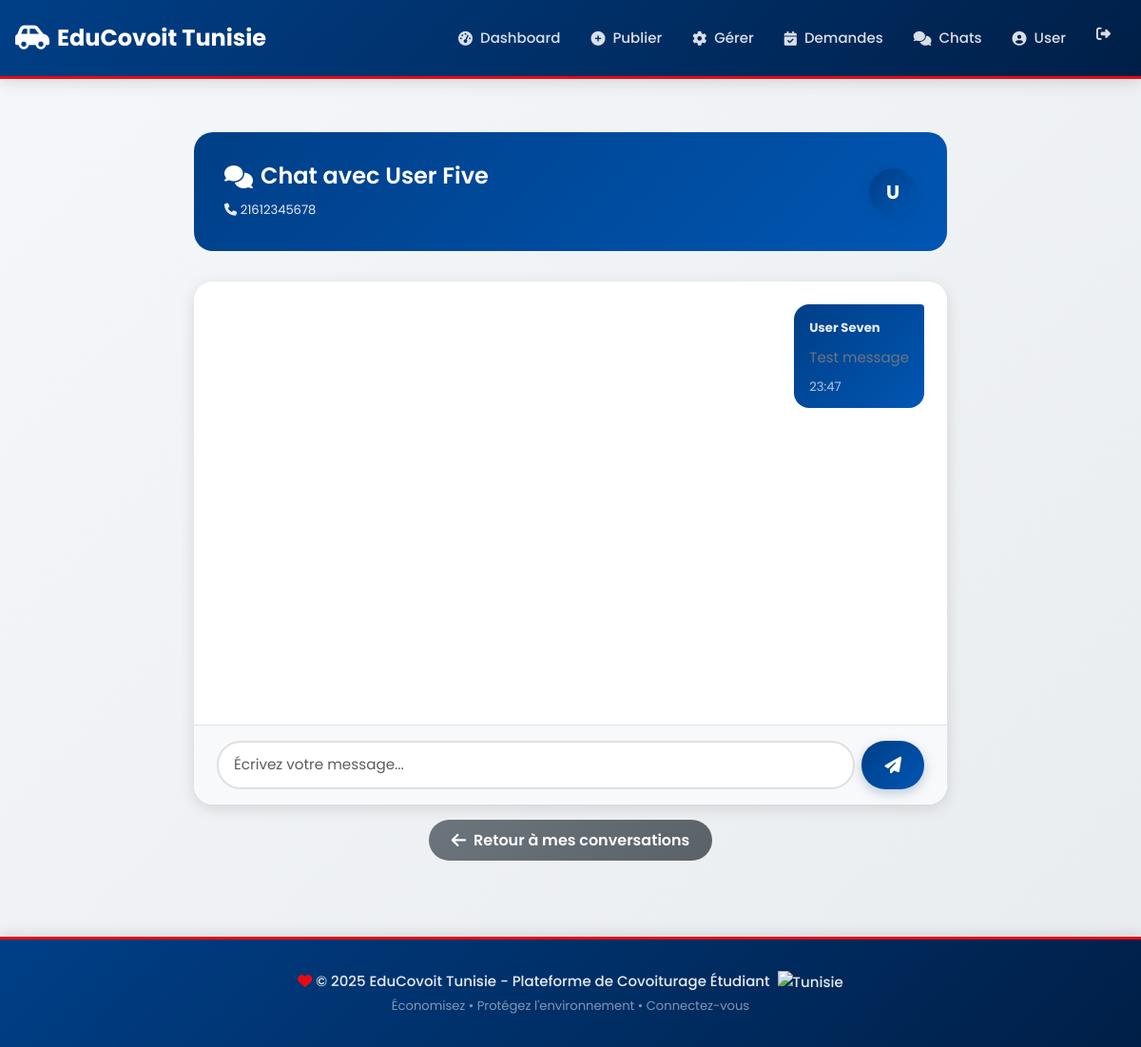
The page /direct_chat/1 (signed in) on the database its author committed.
### models.py (models this page shows, shortened)
class Utilisateur(UserMixin, db.Model):
    __tablename__ = 'utilisateurs'
    id = db.Column(db.Integer, primary_key=True)
    nom = db.Column(db.String(100), nullable=False)
    email = db.Column(db.String(100), unique=True, nullable=False)
    telephone = db.Column(db.String(20))
    mot_de_passe = db.Column(db.String(255), nullable=False)
    note_moyenne = db.Column(db.Float, default=0.0)
    nombre_avis = db.Column(db.Integer, default=0)
    type_utilisateur = db.Column(db.String(20))
    avis_recus = db.relationship('Avis', foreign_keys='Avis.cible_id', backref='cible')
    avis_donnes = db.relationship('Avis', foreign_keys='Avis.auteur_id', backref='auteur')

class Message(db.Model):
    __tablename__ = 'messages'
    id = db.Column(db.Integer, primary_key=True)
    reservation_id = db.Column(db.Integer, db.ForeignKey('reservations.id'), nullable=True)  # Now optional for direct messages
    expediteur_id = db.Column(db.Integer, db.ForeignKey('utilisateurs.id'), nullable=False)
    destinataire_id = db.Column(db.Integer, db.ForeignKey('utilisateurs.id'), nullable=True)  # For direct messages
    contenu = db.Column(db.String(500), nullable=False)
    date_envoi = db.Column(db.DateTime, default=datetime.now)
    lu = db.Column(db.Boolean, default=False)
    expediteur = db.relationship('Utilisateur', foreign_keys=[expediteur_id])
    destinataire = db.relationship('Utilisateur', foreign_keys=[destinataire_id])

### app.py (the view)
@app.route('/direct_chat/<int:user_id>')
@login_required
def direct_chat(user_id):
    autre_user = Utilisateur.query.get_or_404(user_id)
    if user_id == current_user.id:
        flash('Vous ne pouvez pas vous envoyer de message', 'danger')
        return redirect(url_for('chats'))
    Message.query.filter_by(
        destinataire_id=current_user.id,
        expediteur_id=user_id,
        reservation_id=None,
        lu=False
    ).update({'lu': True}, synchronize_session='fetch')
    db.session.commit()
    messages = Message.query.filter(
        db.and_(
            db.or_(
                db.and_(Message.expediteur_id == current_user.id, Message.destinataire_id == user_id),
                db.and_(Message.expediteur_id == user_id, Message.destinataire_id == current_user.id)
            ),
            Message.reservation_id.is_(None)
        )
    ).order_by(Message.date_envoi).all()
    direct_chat_id = create_direct_chat_id(current_user.id, user_id)
    return render_template('direct_chat.html',
                         autre_participant=autre_user,
                         messages=messages,
                         direct_chat_id=direct_chat_id)

### app.py (called while the page is built)
@login_manager.user_loader
def load_user(user_id):
    return Utilisateur.query.get(int(user_id))

def create_direct_chat_id(user_id1, user_id2):
    return f"{min(user_id1, user_id2)}_{max(user_id1, user_id2)}"

### templates/direct_chat.html (shortened to what this page needs)
{% extends "base.html" %}
{% block content %}
<div class="row fade-in">
    <div class="col-md-8 mx-auto">
        <div style="background: linear-gradient(135deg, #003F87 0%, #0056b3 100%); color: white; padding: 2rem; border-radius: 20px; margin-bottom: 2rem;">
            <div class="d-flex justify-content-between align-items-center">
                <div>
                    <h3 style="color: white; margin-bottom: 0.5rem; display: flex; align-items: center; gap: 0.5rem;">
                        <i class="fas fa-comments"></i> Chat avec {{ autre_participant.nom }}
                    </h3>
                    <small style="color: rgba(255, 255, 255, 0.9);">
                        <i class="fas fa-phone"></i> {{ autre_participant.telephone }}
                    </small>
                </div>
                <div class="user-avatar" style="width: 50px; height: 50px; font-size: 1.25rem;">
                    {{ autre_participant.nom[0] }}
                </div>
            </div>
        </div>
        <div class="card" style="border-radius: 20px; overflow: hidden;">
            <div id="chatMessages" class="chat-container" style="height: 450px; overflow-y: auto; background: white; border-radius: 20px; padding: 1.5rem;">
                {% for msg in messages %}
                <div class="d-flex mb-3 {% if msg.expediteur_id == current_user.id %}justify-content-end{% endif %}">
                    <div class="message-bubble {% if msg.expediteur_id == current_user.id %}message-mine{% else %}message-other{% endif %}" style="max-width: 70%; word-wrap: break-word;">
                        <small style="opacity: 0.9;"><strong>{{ msg.expediteur.nom }}</strong></small>
                        <p style="margin: 0.5rem 0 0 0; margin-bottom: 0;">{{ msg.contenu }}</p>
                        <small style="opacity: 0.7; display: block; margin-top: 0.5rem;">{{ msg.date_envoi.strftime('%H:%M') }}</small>
                    </div>
                </div>
                {% endfor %}
            </div>
            <div class="card-footer" style="background: #f8f9fa; border-top: 1px solid #e0e0e0; border-radius: 0 0 20px 20px;">
                <div class="input-group" style="gap: 0.5rem;">
                    <input type="text" id="messageInput" class="form-control" placeholder="Écrivez votre message..." maxlength="500" style="border-radius: 25px; border: 2px solid #e0e0e0;">
                    <button class="btn btn-primary" id="sendBtn" style="border-radius: 25px; padding: 0.75rem 1.5rem;">
                        <i class="fas fa-paper-plane"></i>
                    </button>
                </div>
            </div>
        </div>
        <div class="mt-3 text-center">
            <a href="{{ url_for('chats') }}" class="btn btn-secondary">
                <i class="fas fa-arrow-left"></i> Retour à mes conversations
            </a>
        </div>
    </div>
</div>
{% endblock %}

### templates/base.html (shortened to what this page needs)
<!DOCTYPE html>
<html lang="fr">
<head>
    <link href="https://cdn.jsdelivr.net/npm/bootstrap@5.3.0/dist/css/bootstrap.min.css" rel="stylesheet">
    <link rel="stylesheet" href="https://cdnjs.cloudflare.com/ajax/libs/font-awesome/6.4.0/css/all.min.css">
    <link rel="stylesheet" href="{{ url_for('static', filename='css/style.css') }}">
</head>
<body>
    <nav class="navbar navbar-expand-lg navbar-dark sticky-top">
        <div class="container">
            <a class="navbar-brand" href="{{ url_for('index') }}">
                <i class="fas fa-car-side"></i> EduCovoit Tunisie
            </a>
            <div class="collapse navbar-collapse" id="navbarNav">
                <ul class="navbar-nav ms-auto">
                    {% if current_user.is_authenticated %}
                        <li class="nav-item">
                            <a class="nav-link" href="{{ url_for('dashboard') }}">
                                <i class="fas fa-tachometer-alt"></i> Dashboard
                            </a>
                        </li>
                        {% if current_user.type_utilisateur == 'conducteur' %}
                            <li class="nav-item">
                                <a class="nav-link" href="{{ url_for('publier_trajet') }}">
                                    <i class="fas fa-plus-circle"></i> Publier
                                </a>
                            </li>
                            <li class="nav-item">
                                <a class="nav-link" href="{{ url_for('gestion_trajets') }}">
                                    <i class="fas fa-cog"></i> Gérer
                                </a>
                            </li>
                            <li class="nav-item">
                                <a class="nav-link" href="{{ url_for('gerer_reservations') }}">
                                    <i class="fas fa-calendar-check"></i> Demandes
                                </a>
                            </li>
                        {% endif %}
                        <li class="nav-item">
                            <a class="nav-link" href="{{ url_for('chats') }}">
                                <i class="fas fa-comments"></i> Chats
                            </a>
                        </li>
                        <li class="nav-item">
                            <a class="nav-link" href="{{ url_for('profil') }}">
                                <i class="fas fa-user-circle"></i> {{ current_user.nom.split()[0] }}
                            </a>
                        </li>
                        <li class="nav-item">
                            <a class="nav-link text-danger" href="{{ url_for('deconnexion') }}" title="Déconnexion">
                                <i class="fas fa-sign-out-alt"></i>
                            </a>
                        </li>
                    {% endif %}
                </ul>
            </div>
        </div>
    </nav>
    <div class="container mt-4 content-wrapper">
        {% block content %}{% endblock %}
    </div>
    <div class="footer">
        <div class="container">
            <p class="mb-0">
                <i class="fas fa-heart" style="color: #E70A13;"></i>
                &copy; 2025 EduCovoit Tunisie - Plateforme de Covoiturage Étudiant
                <img src="https://cdnjs.cloudflare.com/ajax/libs/flag-icon-css/3.5.0/flags/4x3/tn.svg" alt="Tunisie" style="height: 16px; margin-left: 4px;">
            </p>
            <small class="text-white-50">Économisez • Protégez l'environnement • Connectez-vous</small>
        </div>
    </div>
</body>
</html>

### rows shown on the page
Utilisateur: nom "User"
Utilisateur: nom "User Five", telephone "21612345678", nom "U"
Message: expediteur.nom "User Seven", contenu "Test message", date_envoi "23:47"
